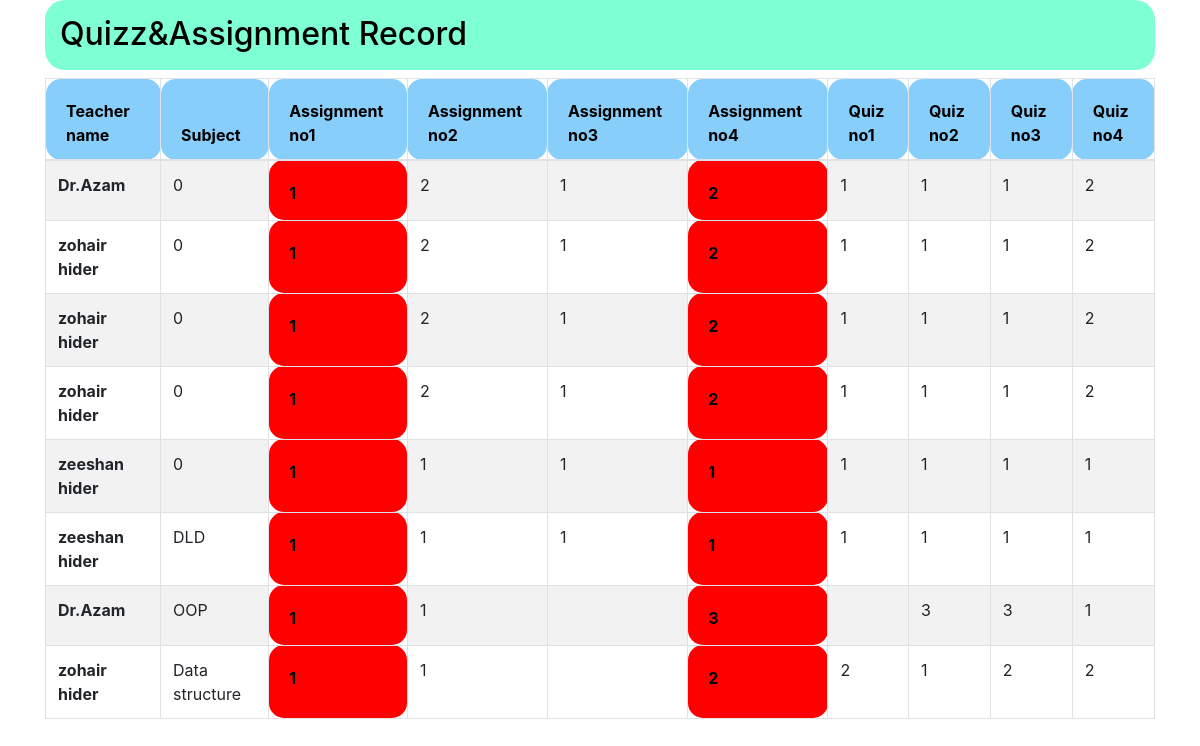
Page /Teacher-assignment-quiz-uplodedview.php on the committed database.
### tables this page shows
CREATE TABLE `teacher_upload` (
  `teacher_name` varchar(50) NOT NULL,
  `assig_1` varchar(50) NOT NULL,
  `assig_2` varchar(50) NOT NULL,
  `assig_3` varchar(50) NOT NULL,
  `assig_4` varchar(60) NOT NULL,
  `quiz1` varchar(50) NOT NULL,
  `quiz2` varchar(50) NOT NULL,
  `quiz3` varchar(50) NOT NULL,
  `quiz4` varchar(50) NOT NULL,
  `subject_name` varchar(50) NOT NULL
);

### Teacher-assignment-quiz-uplodedview.php (the view, shortened to what this page needs)
<?php
$conn  = mysqli_connect("localhost", "root", "", "invoicemgsys1") or die("connection Failed");
$query = "SELECT * from teacher_upload";
$result = mysqli_query($conn, $query) or die("uery failed");
if (mysqli_num_rows($result) > 0) {
?>
    <!DOCTYPE html>
    <html lang="en">
    <head>
        <link rel="stylesheet" href="https://cdn.jsdelivr.net/npm/bootstrap@4.6.2/dist/css/bootstrap.min.css">
    </head>
    <body>
        <div class="container">
            <div class="row">
                <div class="col">
                    <h2 class="container" style="height: 70px; border-radius: 20px; padding-top: 15px; padding-left: 15px; background-color : #7FFFD4; color: black;">
                   Quizz&Assignment Record </h2>
            </div>
        </div>
        <table class="table table-striped table-bordered">
            <thead>
                <tr>
                    <th scope="col" style= "height: 60px; border-radius: 15px; padding-top: 20px; padding-left: 20px; background-color : #87CEFA; color: black";>
                   Teacher name</th>
                    <th scope="col" style= "height: 60px; border-radius: 15px; padding-top: 20px; padding-left: 20px; background-color : #87CEFA; color: black";>
                   Subject</th>
                    <th scope="col"  style= "height: 60px; border-radius: 15px; padding-top: 20px; padding-left: 20px; background-color : #87CEFA; color: black";>
                   Assignment no1</th>
                    <th scope="col"  style= "height: 60px; border-radius: 15px; padding-top: 20px; padding-left: 20px; background-color : #87CEFA; color: black";>
                     Assignment no2</th>
                     <th scope="col" style= "height: 50px; border-radius: 15px; padding-top: 20px; padding-left: 20px; background-color : #87CEFA; color: black";>
                  Assignment no3</th>
                   <th scope="col" style= "height: 60px; border-radius: 15px; padding-top: 12px; padding-left: 20px; background-color : #87CEFA; color: black";>
                 Assignment no4</th>
                   <th scope="col" style= "height: 60px; border-radius: 15px; padding-top: 20px; padding-left: 20px; background-color : #87CEFA; color: black";>
               Quiz no1</th>
                <th scope="col" style= "height: 60px; border-radius: 15px; padding-top: 20px; padding-left: 20px; background-color : #87CEFA; color: black";>
                 Quiz no2</th>
                <th scope="col" style= "height: 60px; border-radius: 15px; padding-top: 20px; padding-left: 20px; background-color : #87CEFA; color: black";>
              Quiz no3</th>
               <th scope="col" style= "height: 60px; border-radius: 15px; padding-top: 20px; padding-left: 20px; background-color : #87CEFA; color: black";>
              Quiz no4</th>
                </tr>
            </thead>
            <tbody>
                <?php
                while ($row = mysqli_fetch_assoc($result)) {
                ?>
                    <tr>
                        <th scope="row"><?php echo $row['teacher_name'] ?></th>
                        <td><?php echo $row['subject_name'] ?></td>
                       <th scope="col" style= "height: 60px; border-radius: 15px; padding-top: 20px; padding-left: 20px; background-color : #ff0000; color: black";>
                        <?php echo $row['assig_1'] ?></th>
                        <td><?php echo $row['assig_2'] ?></td>
                        <td><?php echo $row['assig_3'] ?></td>
                           <th scope="col" style= "height: 60px; border-radius: 15px; padding-top: 20px; padding-left: 20px; background-color : #ff0000; color: black";>
                           <?php echo $row['assig_4'] ?></th>
                            <td><?php echo $row['quiz1'] ?></td>
                             <td><?php echo $row['quiz2'] ?></td>
                              <td><?php echo $row['quiz3'] ?></td>
                              <td><?php echo $row['quiz4'] ?></td>
                    </tr>
                <?php  }  ?>
            </tbody>
        </table>
    <?php   }
    ?>
    </body>
    </html>

### rows in the picture
teacher_upload: teacher_name "Dr.Azam", subject_name "0", assig_1 "1", assig_2 "2", assig_3 "1", assig_4 "2", quiz1 "1", quiz2 "1", quiz3 "1", quiz4 "2"
teacher_upload: teacher_name "zohair hider", subject_name "0", assig_1 "1", assig_2 "2", assig_3 "1", assig_4 "2", quiz1 "1", quiz2 "1", quiz3 "1", quiz4 "2"
teacher_upload: teacher_name "zohair hider", subject_name "0", assig_1 "1", assig_2 "2", assig_3 "1", assig_4 "2", quiz1 "1", quiz2 "1", quiz3 "1", quiz4 "2"
teacher_upload: teacher_name "zohair hider", subject_name "0", assig_1 "1", assig_2 "2", assig_3 "1", assig_4 "2", quiz1 "1", quiz2 "1", quiz3 "1", quiz4 "2"
teacher_upload: teacher_name "zeeshan hider", subject_name "0", assig_1 "1", assig_2 "1", assig_3 "1", assig_4 "1", quiz1 "1", quiz2 "1", quiz3 "1", quiz4 "1"
teacher_upload: teacher_name "zeeshan hider", subject_name "DLD", assig_1 "1", assig_2 "1", assig_3 "1", assig_4 "1", quiz1 "1", quiz2 "1", quiz3 "1", quiz4 "1"
teacher_upload: teacher_name "Dr.Azam", subject_name "OOP", assig_1 "1", assig_2 "1", assig_4 "3", quiz2 "3", quiz3 "3", quiz4 "1"
teacher_upload: teacher_name "zohair hider", subject_name "Data structure", assig_1 "1", assig_2 "1", assig_4 "2", quiz1 "2", quiz2 "1", quiz3 "2", quiz4 "2"
